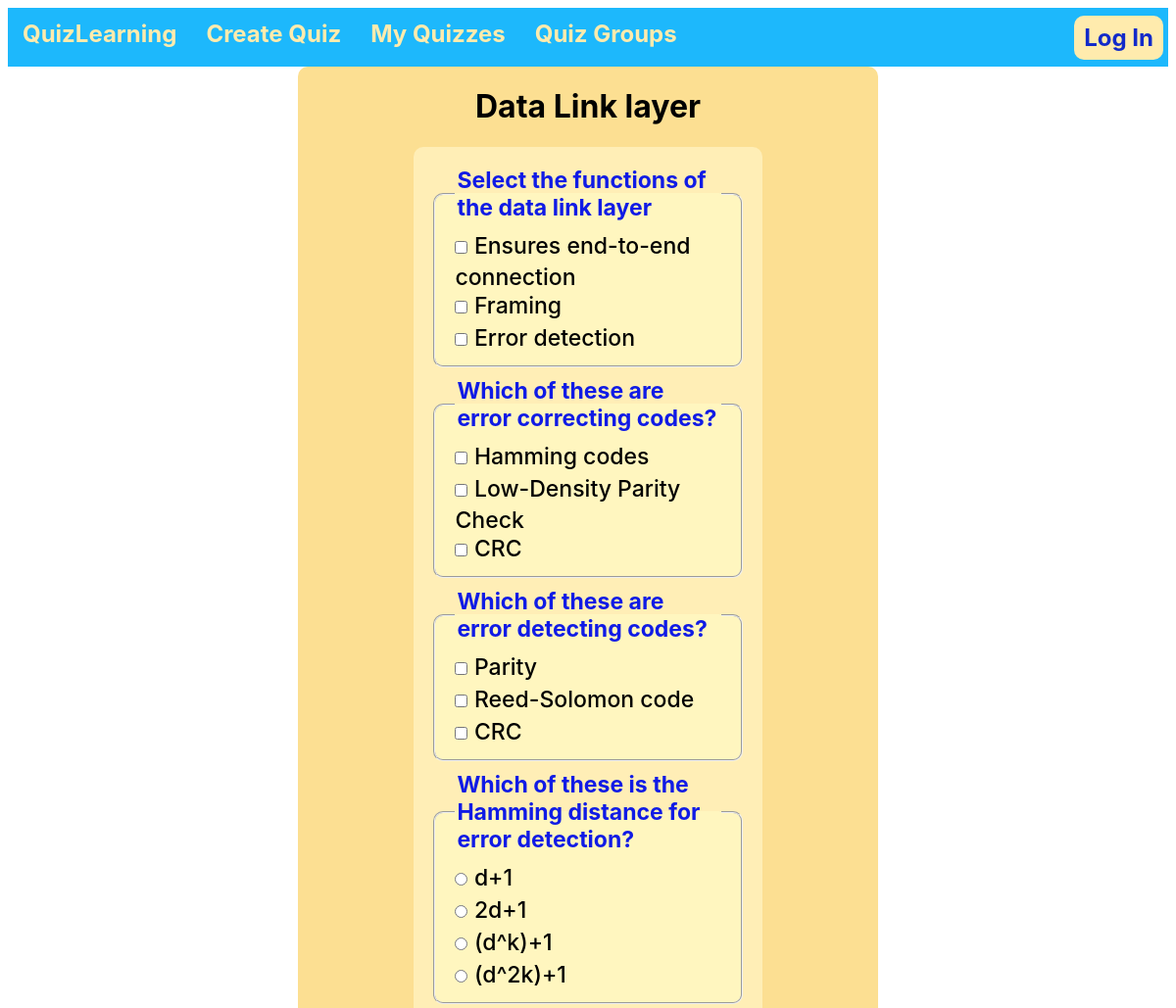
Before: /QuizApp/quizzes/Data Link layer2 (upper part) with the older database file.
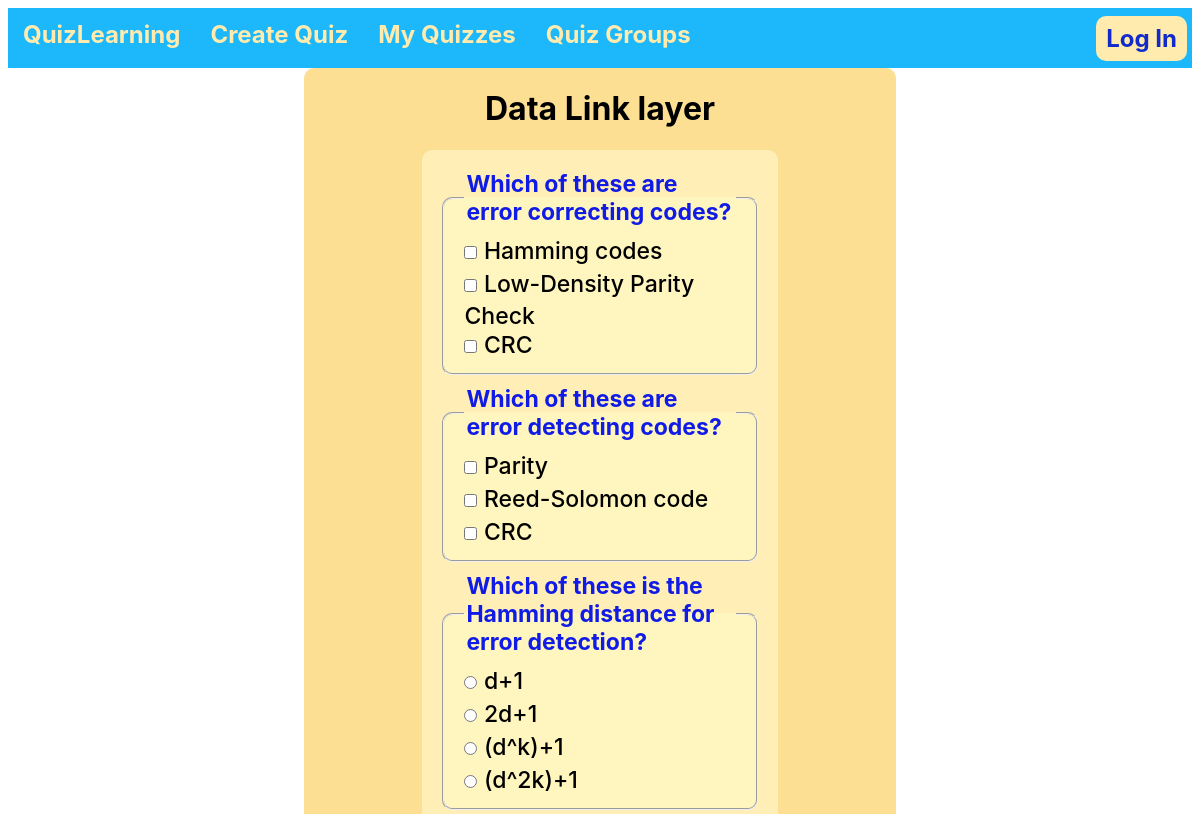
After: the same page with the newer database file.
### QuizApp/models.py (models this page shows, shortened)
class Question(models.Model):
    id = models.IntegerField(primary_key=True, unique=True)
    quiz_id = models.ForeignKey('Quiz', on_delete=models.CASCADE)
    question = models.CharField(max_length=255)
    points = models.IntegerField(default=0, null=False)
    class QuizTypeChoice(models.TextChoices):
        TYPING = 'TY',
        SINGLE_CHOICE = 'SC',
        MULTI_CHOICE = 'MC',
    type = models.CharField(max_length=2, choices=QuizTypeChoice.choices, default='TY', null=True)

class Answer(models.Model):
    id = models.IntegerField(primary_key=True, unique=True)
    quiz_id = models.ForeignKey("Quiz", on_delete=models.CASCADE)
    question_id = models.ForeignKey("Question", on_delete=models.CASCADE)
    answer = models.CharField(max_length=255)
    correct = models.BooleanField(default=False)
    point = models.IntegerField(default=1, null=False)

### QuizApp/views/quiz/SolveQuizView.py (the view, shortened to what this page needs)
# urls.py: path('quizzes/<str:quiz_title><int:quiz_id>', Solve.SolveQuizView.as_view(), name='solve'),
class SolveQuizView(View):
    def get(self, request, quiz_title, quiz_id):
        questions = Question.objects.filter(quiz_id=quiz_id).values()
        answers = Answer.objects.filter(quiz_id=quiz_id).values()
        for q in questions:
            if q['type'] != 'TY':
                q['answers'] = answers.filter(question_id=q['id']).values()
        context = {
            'questions': questions,
            'quiz_title': quiz_title,
            'quiz_id': quiz_id
        }
        if request.user.is_authenticated:
            context['user'] = 'yes'
        template = loader.get_template('solve quiz/solvequiz.html')
        return HttpResponse(template.render(context, request))

### QuizApp/templates/solve quiz/solvequiz.html (shortened to what this page needs)
{% load static %}
<!DOCTYPE html>
<html lang="en">
<head>
    <link rel="stylesheet" type="text/css" href="{% static 'css/login.css' %}">
</head>
<body>
    {% include 'navbar.html' %}
    <div class="container">
    <h1>{{ quiz_title }}</h1>
        <form method="POST" action="{{ quiz_title }}{{ quiz_id }}">
        {% for q in questions %}
            {% if q.type == 'TY' %}
                <label for="{{ q.id }}">{{ q.question }} <br></label>
                <input type="text" maxlength="20" name="{{ q.id }}" id="{{ q.id }}" required="true"><br>
            {% else %}
                <fieldset>
                <legend><b>{{ q.question }}</b><br></legend>
                {% for a in q.answers %}
                    {% if q.type == 'SC' %}
                    <input type="radio" name="{{ q.id }}" id="{{ a.id }}" value="{{ a.id }}">
                    {% elif q.type == 'MC' %}
                    <input type="checkbox" name="{{ q.id }}" id="{{ a.id }}" value="{{ a.id }}">
                    {% endif %}
                    <label for="{{ a.id }}">{{ a.answer }}<br></label>
                {% endfor %}
                </fieldset>
            {% endif %}
        {% endfor %}
        </form>
    </div>
</body>
</html>

### QuizApp/templates/navbar.html (shortened to what this page needs)
{% load static %}
<link rel="stylesheet" type="text/css" href="{% static 'css/navbar.css' %}">
<link rel="stylesheet" href="https://cdnjs.cloudflare.com/ajax/libs/font-awesome/4.7.0/css/font-awesome.min.css">
<div id="navbar">
<nav class="navbar">
    <div class="horizontal-nav">
        <a class="nav-link" href="{% url 'home' %}">QuizLearning</a>
        <a class="nav-link two-lines" href="{% url 'quiz' %}">Create Quiz</a>
        <a class="nav-link two-lines" href="{% url 'my_quizzes' %}">My Quizzes</a>
        <a class="nav-link two-lines" href="{% url 'quiz_group' %}">Quiz Groups</a>
        {% if auth == 'yes' %}
        <a href="{% url 'user' %}" class=" user right"><img src="{%  static 'images/user.png' %}" height="50px"></a>
        <a href="{% url 'logout/' %}" class=" user auth" id="log-out"><button class="button title">Log out</button></a>
        {% else %}
            <a href="{% url 'QuizApp/login' %}" class="user right auth"><button class="button title">Log In</button></a>
        {% endif %}
    </div>
</nav>
</div>

### QuizApp/static/css/login.css (style rules this page uses)
form, fieldset { padding:10px 20px ; background-color: #FFF6BF; border-radius: 10px; font-size: 1.2em; margin: 0 30%; }
input, textarea, .button, select { margin: 10px 0; font-size: 0.75em; border-radius: 10px; max-inline-size: fit-content; }
.button { padding: 5px 20px; font-size: 1em; }

### QuizApp/static/css/navbar.css (style rules this page uses)
:root { --navbar-font-size: 1.5rem; --navbar-height: 60px; --user-height: calc(var(--navbar-height)*3/4) }
* { box-sizing: border-box; font-family: -apple-system, BlinkMacSystemFont, "Segoe UI", ui-system, sans-serif; }
a { text-decoration: none; color: unset; }
.navbar { display: flex; height: var(--navbar-height); background-color: #1db8fc; align-items: center; justify-content: flex-start; overflow: hidden; padding: 0; width: 100%; }
.horizontal-nav { display: flex; align-items: center; padding-left: 0; margin-top: 0; flex-direction: row; width: 100%; height: var(--navbar-height); }
.navbar a { float: left; padding: calc((var(--navbar-height) - var(--navbar-font-size)/(7/9))/2) 15px; margin: 0; color: #FFEBAD; text-align: center; height: var(--navbar-height); line-height: calc(var(--navbar-font-size)); font-size: var(--navbar-font-size); font-weight: bold; }
a.nav-link, a.auth button { text-decoration: none; font-size: var(--navbar-font-size); font-weight: bold; }
.nav-link { color: #FFEBAD; }
a.user button { margin: 0 }
a.user { float: right; margin-right: 0; padding: calc((var(--navbar-height) - var(--user-height)) / 2) 5px calc((var(--navbar-height) - var(--user-height)) / 2) 0 ; }
a.right { margin-left: auto; }
.navbar button { border: none; text-align: center; padding: 5px 10px; margin: 5px; color: #122ac9; border-radius: 10px; }
.navbar a img, a.auth button { height: var(--user-height); }
.button { background-color: #FFEBAD; }
nav.navbar div a.user { margin-bottom: 0; }

### QuizApp/templates/solve quiz/solvequiz.html (style rules this page uses)
.container { max-inline-size: 50%; background-color: #fcdf92; border-radius: 10px; margin: auto; display: flex; flex-direction: column; }
legend { color: #101be5; }
h1 { text-align: center; }
fieldset { margin: 10px 0; background-color: #FFF6BF; }
form { background-color: #ffeeb6; margin: 0 20%; }
label { font-weight: 500; }

Changed rows visible on the page:
removed Question: question "Select the functions of the data link layer"
removed Answer: answer "Ensures end-to-end connection", shown under "Select the functions of the data link layer"
removed Answer: answer "Framing", shown under "Select the functions of the data link layer"
removed Answer: answer "Error detection", shown under "Select the functions of the data link layer"
